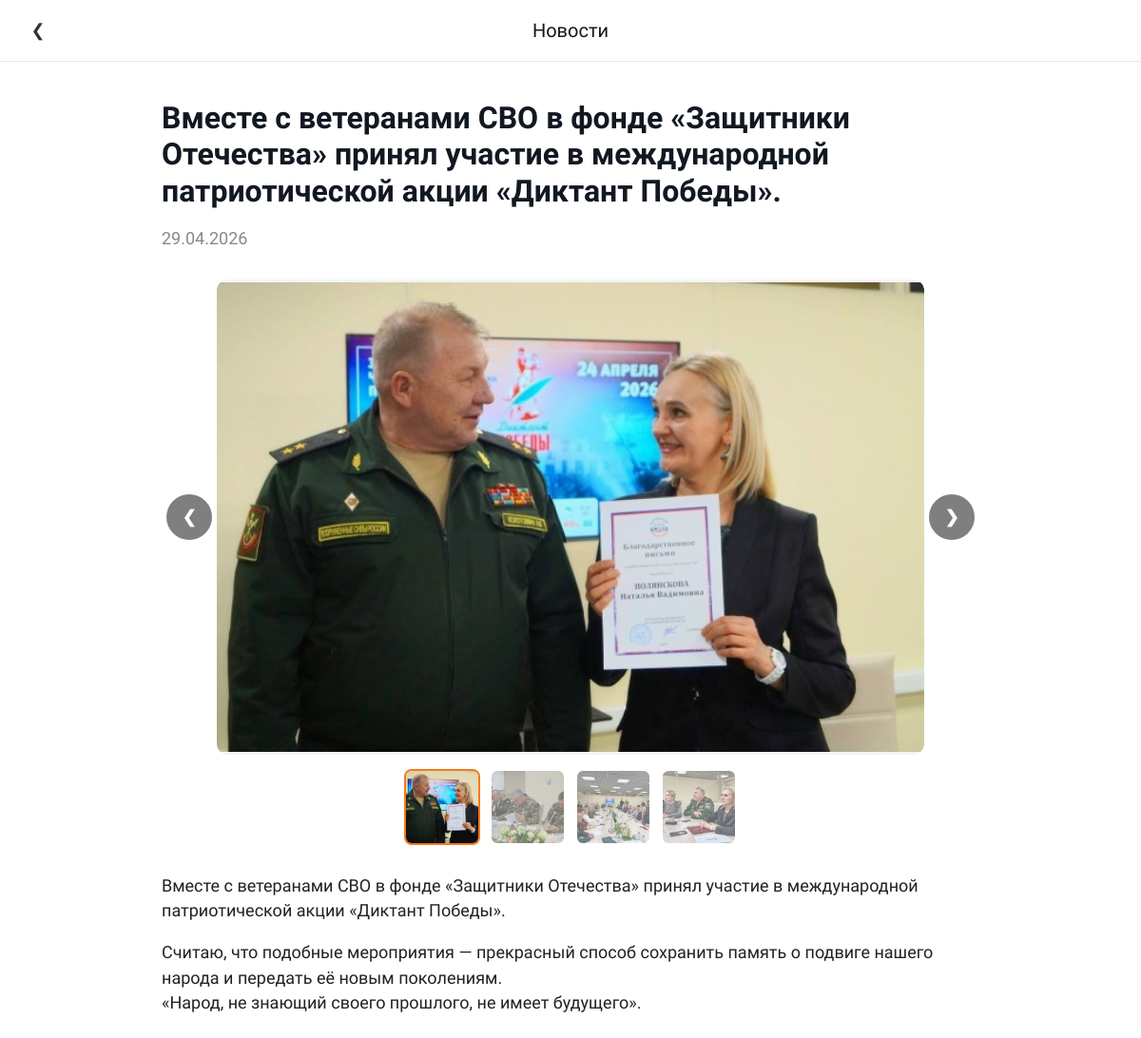
The app's page /news/vmeste-s-veteranami-svo-v-fonde-zashitniki-oteches/ with its own data.
### main/models.py (models this page shows, shortened)
class BaseContent(models.Model):
    title = models.CharField('Название', max_length=200)
    image = models.ImageField('Изображение', upload_to='images/', blank=True, null=True)
    class Meta:
        abstract = True

class News(BaseContent):
    subtitle = models.CharField('Подзаголовок', max_length=300, blank=True)
    date = models.DateTimeField('Дата публикации', default=timezone.now)
    content = models.TextField('Полный текст')
    slug = models.SlugField('URL', unique=True, blank=True)
    class Meta:
        verbose_name = 'Новость'
        verbose_name_plural = 'Новости'
        ordering = ['-date']

class NewsImage(models.Model):
    news = models.ForeignKey(News, on_delete=models.CASCADE, related_name='images', verbose_name='Новость')
    image = models.ImageField('Изображение', upload_to='news/gallery/')
    title = models.CharField('Подпись', max_length=200, blank=True)
    order = models.PositiveIntegerField('Порядок', default=0)
    class Meta:
        verbose_name = 'Изображение новости'
        verbose_name_plural = 'Изображения новости'
        ordering = ['order']

### main/views.py (the view)
# urls.py: path('news/<slug:slug>/', views.news_detail, name='news_detail'),
def news_detail(request, slug):
    news_item = get_object_or_404(News, slug=slug)
    context = {
        'news': news_item,
        'contacts': ContactInfo.objects.first(),
    }
    return render(request, 'main/news_detail.html', context)

### main/context_processors.py (called while the page is built)
def global_context(request):
    return {
        'contacts': ContactInfo.objects.first(),
    }

def site_content(request):
    return {'site_content': SiteContent.objects.first()}

### main/templates/main/news_detail.html (shortened to what this page needs)
{% load static %}
<!DOCTYPE html>
<html lang="ru">
<head>
    <link rel="stylesheet" href="{% static 'main/css/style.css' %}">
</head>
<body>
<header class="news-header-sticky">
    <div class="header-container">
        <a href="{% url 'main:home' %}#news" class="back-button-simple" aria-label="На главную">❮</a>
        <div class="news-header-title">Новости</div>
    </div>
</header>
<main class="news-detail-content">
    <article>
        <h1 class="news-title">{{ news.title }}</h1>
        <p class="news-publish-date">{{ news.date|date:"d.m.Y" }}</p>
        {% if news.images.all %}
        <div class="news-gallery">
            <div class="gallery-slider">
                <button class="gallery-nav gallery-prev" aria-label="Предыдущее">❮</button>
                <div class="gallery-viewport">
                    <div class="gallery-track" id="galleryTrack">
                        {% for img in news.images.all %}
                        <div class="gallery-slide">
                            <img src="{{ img.image.url }}" alt="{{ img.title|default:news.title }}">
                        </div>
                        {% endfor %}
                    </div>
                </div>
                <button class="gallery-nav gallery-next" aria-label="Следующее">❯</button>
            </div>
            <div class="gallery-thumbs">
                {% for img in news.images.all %}
                <div class="gallery-thumb {% if forloop.first %}active{% endif %}" data-index="{{ forloop.counter0 }}">
                    <img src="{{ img.image.url }}" alt="{{ img.title|default:news.title }}">
                </div>
                {% endfor %}
            </div>
        </div>
        {% elif news.image %}
        <img src="{{ news.image.url }}" alt="{{ news.title }}" class="news-single-image" style="width:100%; border-radius:12px; margin:20px 0;">
        {% endif %}
        <div class="news-content">
            {{ news.content|linebreaks }}
        </div>
    </article>
</main>
</body>
</html>

### main/static/main/css/style.css (style rules this page uses)
:root { --bg-gray: #adadad; --bg-white: #ffffff; --text: #121821; --muted: #4a4f57; --line: #f27a1a; --accent: #f47a1a; --img-gerb: url("/static/images/gerb-rf.jpg"); --img-hero: url("/static/images/hero-bg.jpg"); }
* { box-sizing: border-box; }
html { scroll-behavior: smooth; }
body { margin: 0; padding: 0; font-family: 'Golos Text', sans-serif; color: var(--text); background: #d6d6d6; }
a { color: inherit; text-decoration: none; }
body :where(p, span, a, li, button, input, select, textarea, label, summary, strong) { font-size: 18px !important; line-height: 1.45; }
body :where(h1, h2, h3, h4, h5, h6) { line-height: 1.2; }

### main/templates/main/news_detail.html (style rules this page uses)
body { margin: 0; padding: 0; background: white; font-family: 'Golos Text', sans-serif; }
.news-header-sticky { position: sticky; top: 0; background: white; border-bottom: 1px solid #eaeaea; z-index: 100; padding: 12px 0; }
.header-container { max-width: 1200px; margin: 0 auto; padding: 0 20px; display: flex; align-items: center; justify-content: space-between; position: relative; }
.back-button-simple { font-size: 28px; line-height: 1; text-decoration: none; color: #333; background: none; border: none; cursor: pointer; padding: 0; display: inline-flex; align-items: center; justify-content: center; width: 40px; height: 40px; transition: opacity 0.2s; }
.news-header-title { margin: 0; font-size: 20px; font-weight: 500; color: #121821; position: absolute; left: 50%; transform: translateX(-50%); white-space: nowrap; }
.news-detail-content { max-width: 900px; margin: 40px auto; padding: 0 20px; }
.news-title { font-size: 32px; margin-top: 0; margin-bottom: 16px; }
.news-publish-date { color: #888; font-size: 14px; margin-bottom: 24px; }
.news-gallery { margin: 30px 0; }
.gallery-slider { position: relative; display: flex; align-items: center; justify-content: center; }
.gallery-viewport { flex: 1; overflow: hidden; border-radius: 12px; background: #f5f5f5; }
.gallery-track { display: flex; transition: transform 0.4s cubic-bezier(0.2, 0.9, 0.4, 1.1); will-change: transform; }
.gallery-slide { flex: 0 0 100%; display: flex; justify-content: center; align-items: center; }
.gallery-slide img { width: 100%; max-height: 500px; object-fit: contain; display: block; }
.gallery-nav { background: rgba(0,0,0,0.5); border: none; color: white; font-size: 32px; font-weight: bold; width: 48px; height: 48px; border-radius: 50%; cursor: pointer; transition: background 0.2s; display: flex; align-items: center; justify-content: center; margin: 0 5px; flex-shrink: 0; }
.gallery-thumbs { display: flex; gap: 10px; flex-wrap: wrap; justify-content: center; margin-top: 15px; }
.gallery-thumb { width: 80px; height: 80px; border-radius: 8px; overflow: hidden; cursor: pointer; opacity: 0.6; transition: opacity 0.2s, transform 0.2s; border: 2px solid transparent; }
.gallery-thumb.active { opacity: 1; border-color: #f47a1a; }
.gallery-thumb img { width: 100%; height: 100%; object-fit: cover; }
.news-content { font-size: 18px; line-height: 1.7; color: #222; }

### records on screen
News: title "Вместе с ветеранами СВО в фонде «Защитники Отечества» принял участие в международной патриотической акции «Диктант Победы».", date "29.04.2026", content "Вместе с ветеранами СВО в фонде «Защитники Отечества» принял участие в международной патриотической акции «Диктант Победы». Считаю, что подобные мероприятия — прекрасный способ сохранить память о подвиге нашего народа и передать её новым поколениям. «Народ, не знающий своего прошлого, не имеет будущего»."
NewsImage: image (picture)
NewsImage: image (picture)
NewsImage: image (picture)
NewsImage: image (picture)
